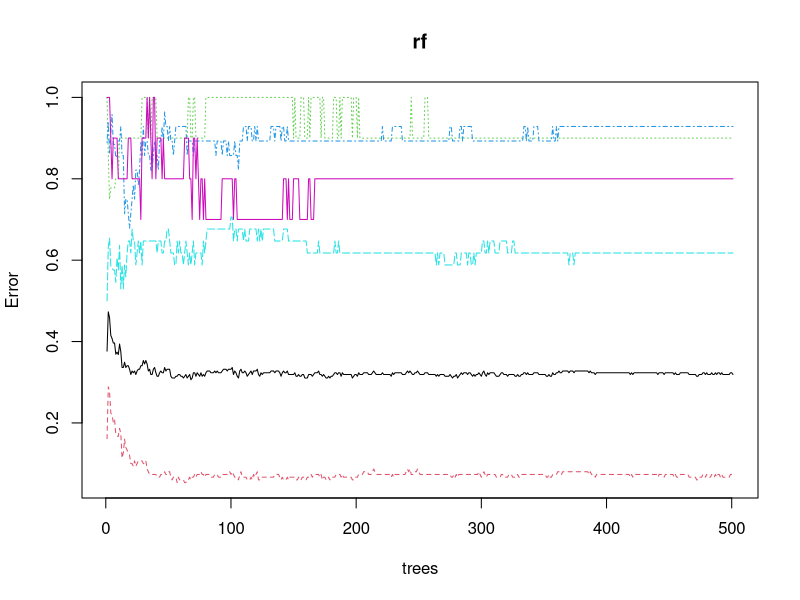

Write the R code that produced this figure.
## ---- chunk 1
knitr::opts_chunk$set(echo = FALSE)
## ---- chunk 2
library(tidyverse)
library(randomForest)
## ---- chunk 3
data <- read.csv("./data/observations-9.19.21.csv")
## ---- chunk 4
gps <- data[c(1,22,23)]
gps <- rename(gps,lat = latitude) %>% `colnames<-`(c("ID2","lat","long")) %>% mutate(el = ".")
write.csv(gps,file="./data/gps.csv")
## ---- chunk 5
lastdecade <- read.csv("./data/gps_Decade_2011_2020MSY.csv")
lastdecade <- rename(lastdecade, id = ID2)
## ---- chunk 6
combined <- left_join(data,lastdecade,by="id")  %>% filter(MAP >0,na.rm=TRUE)
## ---- chunk 7
topo <- read.csv("./data/gps plus DEM and TOPO data.csv")
topo <- rename(topo, id = ID2)
## ---- chunk 8
combined2 <- left_join(combined,topo,by="id")
## ---- chunk 9
combined2$field.tree.canopy.symptoms[combined2$field.tree.canopy.symptoms=="Multiple Symptoms"] <-"Multiple Symptoms (please list in Notes)"
combined2$field.tree.canopy.symptoms[combined2$field.tree.canopy.symptoms=="multiple symptoms"] <-"Multiple Symptoms (please list in Notes)"
combined2$field.tree.canopy.symptoms[combined2$field.tree.canopy.symptoms=="thinning foliage"] <-"Thinning Canopy"
combined2$field.tree.canopy.symptoms[combined2$field.tree.canopy.symptoms=="healthy"] <-"Healthy"
combined2$field.tree.canopy.symptoms[combined2$field.tree.canopy.symptoms=="dead top"] <-"Old Dead Top (needles already gone)"
combined2 <- combined2 %>% droplevels()
combined2$field.tree.canopy.symptoms <- as.factor(combined2$field.tree.canopy.symptoms)
levels(combined2$field.tree.canopy.symptoms)
## ---- chunk 10
combined2$field.number.of.additional.unhealthy.trees..of.same.species..in.area..within.sight.[combined2$field.number.of.additional.unhealthy.trees..of.same.species..in.area..within.sight.=="4"] <- "4-6"
combined2$field.number.of.additional.unhealthy.trees..of.same.species..in.area..within.sight.[combined2$field.number.of.additional.unhealthy.trees..of.same.species..in.area..within.sight.=="5"] <- "4-6"
combined2$field.number.of.additional.unhealthy.trees..of.same.species..in.area..within.sight.[combined2$field.number.of.additional.unhealthy.trees..of.same.species..in.area..within.sight.=="2"] <- "2-3"
combined2 <- combined2 %>% droplevels()
combined2$field.number.of.additional.unhealthy.trees..of.same.species..in.area..within.sight. <- as.factor(combined2$field.number.of.additional.unhealthy.trees..of.same.species..in.area..within.sight.)
levels(combined2$field.number.of.additional.unhealthy.trees..of.same.species..in.area..within.sight.)
## ---- chunk 11
combined2$field.optional...tree.size[combined2$field.optional...tree.size == "Large"] <- "Large (too big to wrap arms around trunk)"
combined2$field.optional...tree.size[combined2$field.optional...tree.size == "Medium"] <- "Medium (can wrap arms around trunk)"
combined2$field.optional...tree.size[combined2$field.optional...tree.size == "Small"] <- "Small (can wrap hands around trunk)"
combined2$field.optional...tree.size[combined2$field.optional...tree.size == "Very Large"] <- "Very Large (would take many people to wrap arms around trunk)"
combined2 <- combined2 %>% droplevels()
combined2$field.optional...tree.size <- as.factor(combined2$field.optional...tree.size)
levels(combined2$field.optional...tree.size)
## ---- chunk 12
filtered.symptoms <- combined2  %>% filter(field.tree.canopy.symptoms=="Healthy"|field.tree.canopy.symptoms=="Thinning Canopy"|field.tree.canopy.symptoms=="New Dead Top (red or brown needles still attached)"|field.tree.canopy.symptoms=="Old Dead Top (needles already gone)"|field.tree.canopy.symptoms=="Tree is dead") %>% droplevels()
levels(filtered.symptoms$field.tree.canopy.symptoms)
## ---- chunk 13
filtered.symptoms <- filtered.symptoms[c(45:341)]
names(filtered.symptoms)
## ---- chunk 14

## ---- chunk 15
rf <- randomForest(field.tree.canopy.symptoms ~.,filtered.symptoms,mtry=4,ntree=501,importance=TRUE,na.action=na.omit)
## ---- chunk 16
rf
## ---- chunk 17
plot(rf)
